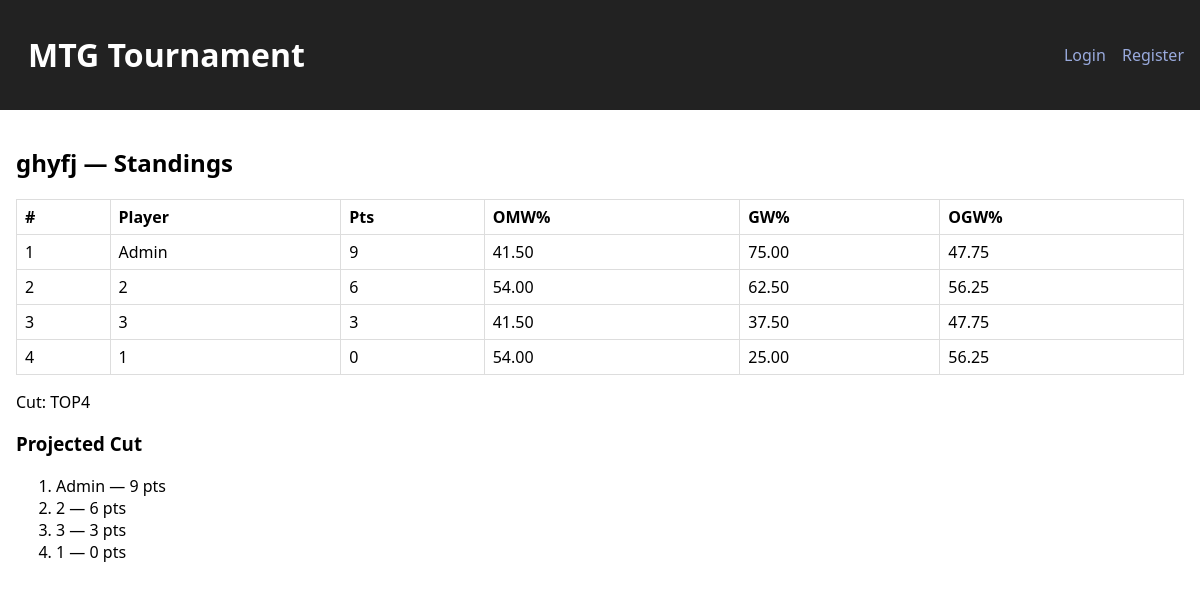
Screenshot of /t/1/standings with the database file from the repository.
### app/models.py (models this page shows, shortened)
class Tournament(db.Model):
    id = db.Column(db.Integer, primary_key=True)
    name = db.Column(db.String(200), nullable=False)
    format = db.Column(db.String(50), nullable=False)  # Commander, Draft, Constructed
    cut = db.Column(db.String(10), default='none')     # none, top8, top4
    rounds_override = db.Column(db.Integer, nullable=True)
    created_at = db.Column(db.DateTime, default=datetime.utcnow)

class User(db.Model, UserMixin):
    id = db.Column(db.Integer, primary_key=True)
    email = db.Column(db.String(255), unique=True, nullable=False)
    name = db.Column(db.String(120), nullable=False)
    password_hash = db.Column(db.String(255), nullable=False)
    is_admin = db.Column(db.Boolean, default=False)
    created_at = db.Column(db.DateTime, default=datetime.utcnow)

### app/app.py (the view)
    @app.route('/t/<int:tid>/standings')
    def standings(tid):
        t = db.session.get(Tournament, tid)
        if not t: abort(404)
        standings = compute_standings(t, db.session)
        return render_template('tournament/standings.html', t=t, standings=standings)

### app/templates/tournament/standings.html
{% extends 'base.html' %}
{% block content %}
<h2>{{ t.name }} — Standings</h2>
<table class="table">
  <thead>
    <tr>
      <th>#</th><th>Player</th><th>Pts</th><th>OMW%</th><th>GW%</th><th>OGW%</th>
    </tr>
  </thead>
  <tbody>
  {% for row in standings %}
    <tr>
      <td>{{ loop.index }}</td>
      <td>{{ row.player }}</td>
      <td>{{ row.points }}</td>
      <td>{{ '%.2f' % (row.omw*100) }}</td>
      <td>{{ '%.2f' % (row.gw*100) }}</td>
      <td>{{ '%.2f' % (row.ogw*100) }}</td>
    </tr>
  {% endfor %}
  </tbody>
</table>
{% if t.cut in ('top8','top4') %}
  <p>Cut: {{ t.cut|upper }}</p>
  {% set cutn = 8 if t.cut=='top8' else 4 %}
  <h3>Projected Cut</h3>
  <ol>
    {% for row in standings[:cutn] %}
      <li>{{ row.player }} — {{ row.points }} pts</li>
    {% endfor %}
  </ol>
{% endif %}
{% endblock %}

### app/static/style.css (style rules this page uses)
body { font-family: system-ui, sans-serif; margin: 0; padding: 0; }
.table { width:100%; border-collapse: collapse; }
.table th, .table td { border:1px solid #ddd; padding:6px 8px; text-align:left; }

### rows the page displays
Tournament: name "ghyfj", cut "TOP4"
User: player "Admin", points "9", omw "41.50", gw "75.00", ogw "47.75"

### other values shown
{{ row.player }} "2" "3" "1"
{{ row.points }} "6" "3" "0"
{{ '%.2f' % (row.omw*100) }} "54.00" "41.50" "54.00"
{{ '%.2f' % (row.gw*100) }} "62.50" "37.50" "25.00"
{{ '%.2f' % (row.ogw*100) }} "56.25" "47.75" "56.25"
